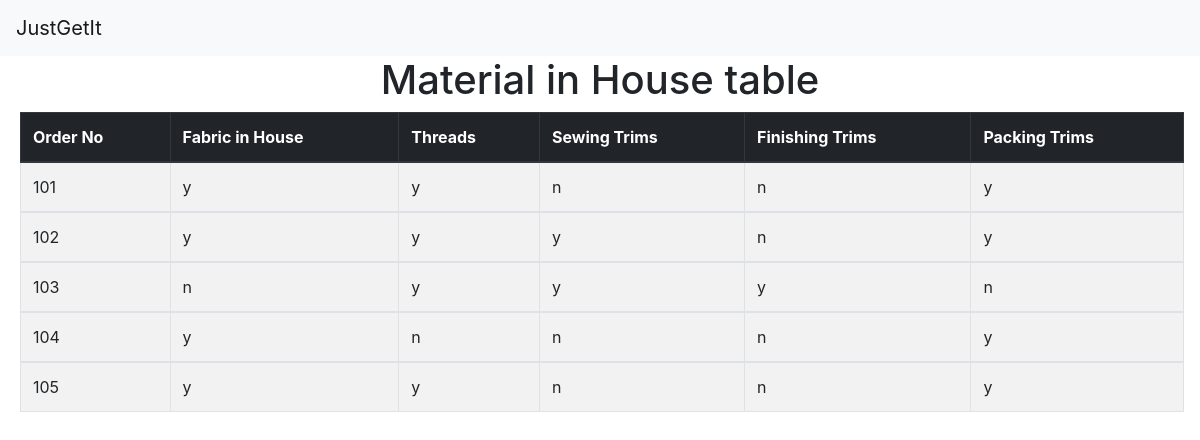
The page /mattable on the database its author committed.
### loadplan/models.py (models this page shows)
class Mat(models.Model):
    orderno = models.IntegerField()
    fin = models.CharField(max_length=2)
    threads = models.CharField(max_length=2)
    sewtrim = models.CharField(max_length=2)
    fintrim = models.CharField(max_length=2)
    packtrim = models.CharField(max_length=2)

### loadplan/views.py (the view)
# urls.py: path('mattable', views.mattable, name='mattable'),
def mattable(request):
    allmat = Mat.objects.all()
    return render(request,'mattable.html', {'allmat': allmat})

### templates/mattable.html
{% extends 'base.html' %}
    {% block content %}
    <div class="container text-center">
        <h1>
          Material in House table
        </h1>
    </div>
    <table class="table table-hover table-striped table-bordered" style="width: 97%; margin-left: 20px">
        <thead class="thead-dark">
          <tr>
            <th scope="col">Order No</th>
            <th scope="col">Fabric in House</th>
            <th scope="col">Threads</th>
            <th scope="col">Sewing Trims</th>
            <th scope="col">Finishing Trims</th>
            <th scope="col">Packing Trims</th>
          </tr>
        </thead>
    {% for a in allmat %}
        <tbody>
          <tr>
            <td>{{a.orderno}}</td>
            <td>{{a.fin}}</td>
            <td>{{a.threads}}</td>
            <td>{{a.sewtrim}}</td>
            <td>{{a.fintrim}}</td>
            <td>{{a.packtrim}}</td>
          </tr>
        </tbody>
    {% endfor %}
      </table>
{% endblock %}

### rows shown on the page
Mat: orderno "101", fin "y", threads "y", sewtrim "n", fintrim "n", packtrim "y"
Mat: orderno "102", fin "y", threads "y", sewtrim "y", fintrim "n", packtrim "y"
Mat: orderno "103", fin "n", threads "y", sewtrim "y", fintrim "y", packtrim "n"
Mat: orderno "104", fin "y", threads "n", sewtrim "n", fintrim "n", packtrim "y"
Mat: orderno "105", fin "y", threads "y", sewtrim "n", fintrim "n", packtrim "y"
